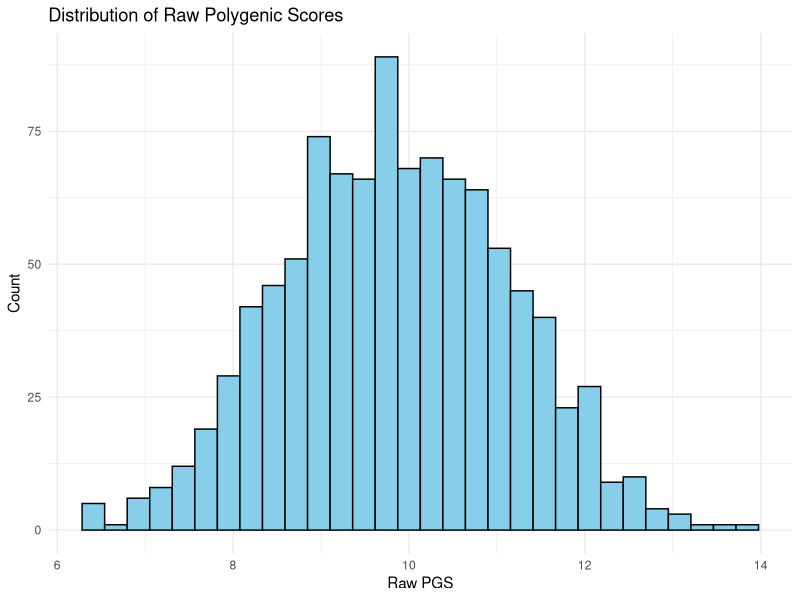
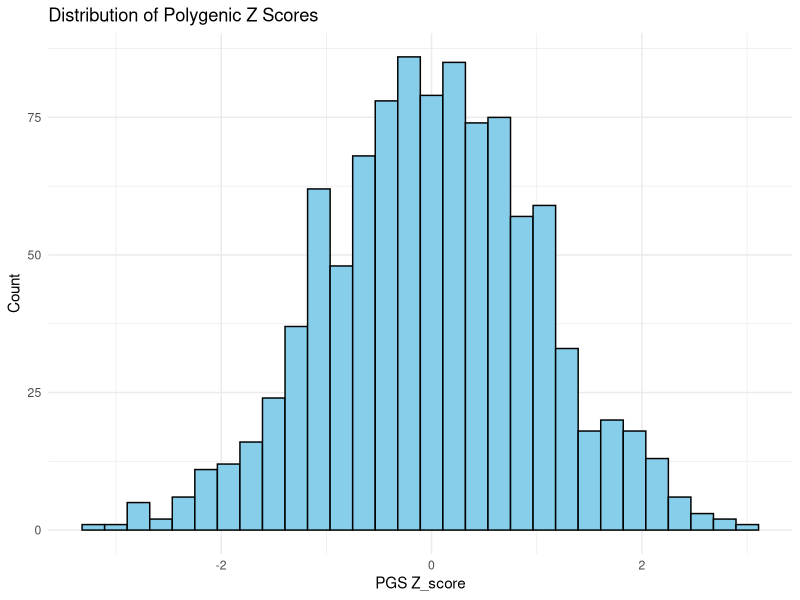
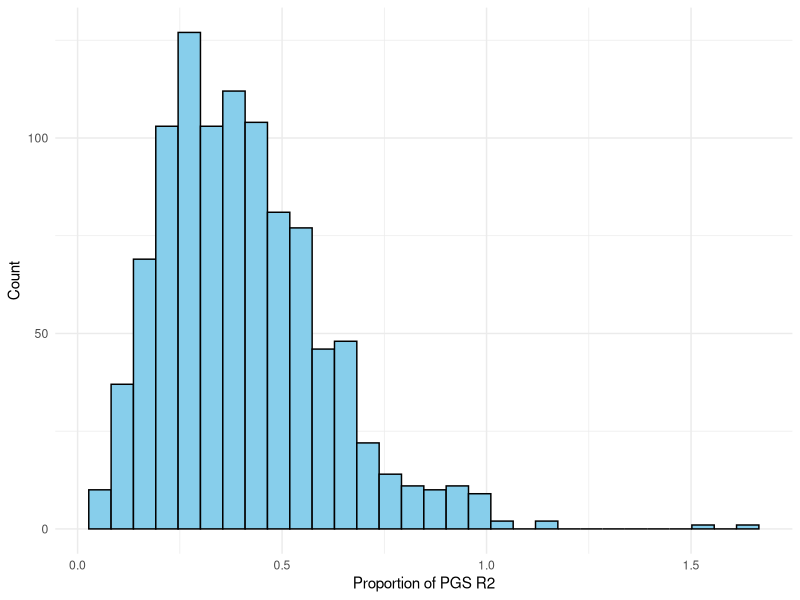
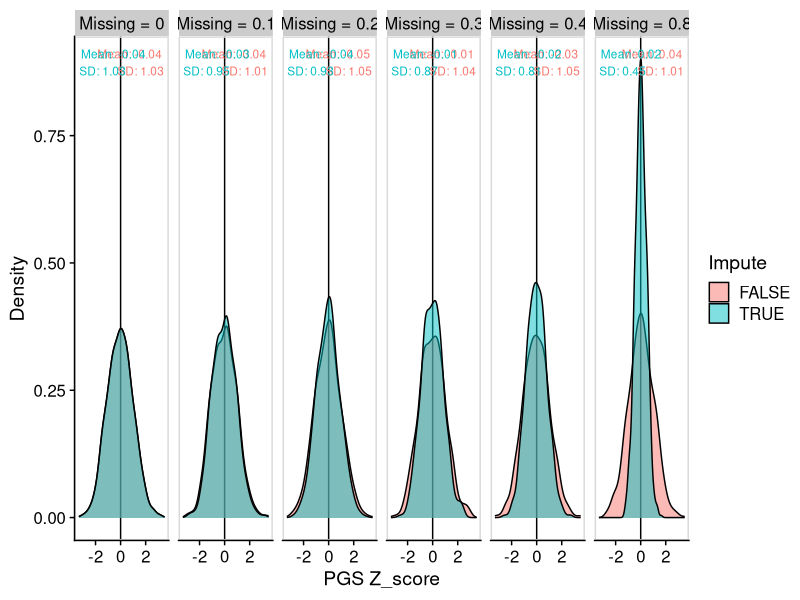
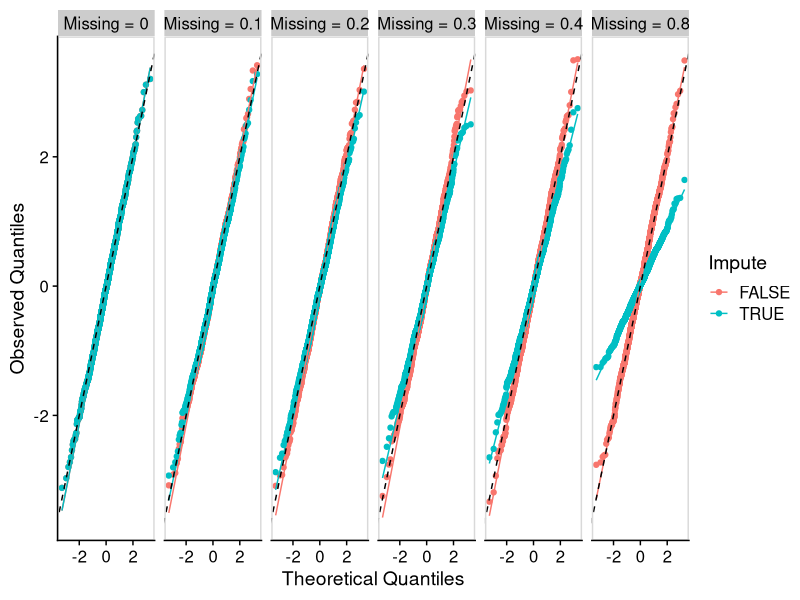

Write R code to recreate these figures, in order.
## ---- chunk 1
knitr::opts_chunk$set(eval = FALSE)
## ---- chunk 2
# Load necessary libraries
library(ggplot2)

# Set up parameters for simulation
set.seed(1)
num_individuals <- 1000
num_snps <- 1000
impute <- F

# 1. Generate SNP effects and reference allele frequencies
snp_effects <- data.frame(
  SNP = paste0("rs", 1:num_snps),
  effect_size = rnorm(num_snps, mean = 0.1, sd = 0.02)
)

# Reference population allele frequencies
ref_allele_freq <- data.frame(
  SNP = paste0("rs", 1:num_snps),
  ref_freq = runif(num_snps, 0.1, 0.9)
)

# 2. Generate Target Genotypes based on Reference Allele Frequencies
# Each individual's genotype is sampled from a binomial distribution with probability equal to ref_freq
# This will give genotypes with frequencies matching the reference population
target_genotypes <- data.frame(ID = 1:num_individuals)
for (snp in snp_effects$SNP) {
  ref_freq <- ref_allele_freq$ref_freq[ref_allele_freq$SNP == snp]
  target_genotypes[[snp]] <- rbinom(num_individuals, 2, ref_freq)  # Generates 0, 1, or 2 with matching frequency
}

# Introduce some missing data randomly (optional, if you want missingness to remain)
# Let's assume a 10% missing rate
for (snp in snp_effects$SNP) {
  missing_indices <- sample(1:num_individuals, size = round(0.9 * num_individuals))
  target_genotypes[missing_indices, snp] <- NA
}

if(impute){
  # Impute Missing Genotypes Using Reference Allele Frequency
  for (snp in snp_effects$SNP) {
    ref_freq <- ref_allele_freq$ref_freq[ref_allele_freq$SNP == snp]
    target_genotypes[[snp]][is.na(target_genotypes[[snp]])] <- round(2 * ref_freq)
  }
}

# 2. Calculate Population-Score Mean for each SNP
snp_effects$population_score <- 2 * ref_allele_freq$ref_freq * snp_effects$effect_size
population_mean_pgs <- sum(snp_effects$population_score)

# 3. Calculate Raw PGS for each individual
# Ensure genotypes are a matrix (num_individuals x num_snps)
# Rows are individuals, columns are SNPs
genotype_matrix <- as.matrix(target_genotypes[, snp_effects$SNP])
genotype_matrix[is.na(genotype_matrix)] <- 0

# Multiply the genotype matrix by the effect vector
raw_pgs_vector <- genotype_matrix %*% snp_effects$effect_size

pgs_data <- data.frame(ID = target_genotypes$ID, Raw_PGS = genotype_matrix %*% snp_effects$effect_size)

# 4. Adjust Population Standardization Based on Missing Variants
# Calculate individual-specific mean and standard deviation based on observed variants only
# Convert target genotypes to a matrix, excluding the first column (ID column)
genotype_matrix <- as.matrix(target_genotypes[, -1])

# Create a mask to identify observed SNPs (1 for observed, 0 for NA)
observed_mask <- !is.na(genotype_matrix)

# Replace NAs with 0 for easier calculation
genotype_matrix[is.na(genotype_matrix)] <- 0

# Calculate population mean for each SNP (this is a constant for each SNP across individuals)
population_means <- snp_effects$population_score

# Calculate population standard deviation per SNP based on allele frequencies and effect sizes
snp_variances <- 2 * ref_allele_freq$ref_freq * (1 - ref_allele_freq$ref_freq) * (snp_effects$effect_size^2)
snp_std_devs <- sqrt(snp_variances)

# Calculate observed population mean and standard deviation for each individual
# Expand population_means to match observed_mask dimensions
population_means_matrix <- matrix(population_means, nrow = nrow(observed_mask), ncol = ncol(observed_mask), byrow = TRUE)
# Expand snp_variances to match observed_mask dimensions
snp_variances_matrix <- matrix(snp_variances, nrow = nrow(observed_mask), ncol = ncol(observed_mask), byrow = TRUE)

observed_means <- rowSums(observed_mask * population_means_matrix)
observed_sds <- sqrt(rowSums(observed_mask * snp_variances_matrix))

# Calculate Zero-Centered Score and Z-score in a vectorized way
pgs_data$ZeroCenteredScore <- pgs_data$Raw_PGS - observed_means
pgs_data$Z_score <- pgs_data$ZeroCenteredScore / observed_sds

# 5. Estimate Overall R^2 based on GWAS Summary Statistics
# Sum variance explained by each SNP based on allele frequencies and effect sizes
total_r2 <- sum(2 * ref_allele_freq$ref_freq * (1 - ref_allele_freq$ref_freq) * 
                (snp_effects$effect_size^2))

# Precompute the constant part of the R² formula for each SNP
snp_r2_contrib <- 2 * ref_allele_freq$ref_freq * (1 - ref_allele_freq$ref_freq) * (snp_effects$effect_size^2)

# Convert target genotypes to a matrix, skipping the first column (ID column)
genotype_matrix <- as.matrix(target_genotypes[, -1])

# Create a mask matrix to identify observed SNPs (1 for observed, 0 for NA)
observed_mask <- !is.na(genotype_matrix)

# Replace NA values in the genotype matrix with 0 for calculations
genotype_matrix[is.na(genotype_matrix)] <- 0

# Calculate R² for each individual by summing observed SNP contributions
pgs_data$Individual_R2 <- rowSums(observed_mask * snp_r2_contrib)

# Plotting

# 1. Plot Raw PGS Distribution
ggplot(pgs_data, aes(x = Raw_PGS)) +
  geom_histogram(fill = "skyblue", color = "black") +
  labs(title = "Distribution of Raw Polygenic Scores",
       x = "Raw PGS",
       y = "Count") +
  theme_minimal()

# 2. Plot Zscore Distribution
ggplot(pgs_data, aes(x = Z_score)) +
  geom_histogram(fill = "skyblue", color = "black") +
  labs(title = "Distribution of Polygenic Z Scores",
       x = "PGS Z_score",
       y = "Count") +
  theme_minimal()

# 3. Plot Individual-Level R^2 Distribution
ggplot(pgs_data, aes(x = Individual_R2)) +
  geom_histogram(fill = "skyblue", color = "black") +
  labs(x = "Proportion of PGS R2",
       y = "Count") +
  theme_minimal()

## ---- chunk 3
# Function to simulate genotypes, polygenic scores, and perform optional imputation and standardization
simulate_genotypes_pgs <- function(num_individuals = 500, num_snps = 500, impute = FALSE, missing_rate = 0.1, seed = 1) {
  # Set up parameters for simulation
  set.seed(seed)
  
  # 1. Generate SNP effects and reference allele frequencies
  snp_effects <- data.frame(
    SNP = paste0("rs", 1:num_snps),
    effect_size = rnorm(num_snps, mean = 0.1, sd = 0.02)
  )
  
  # Reference population allele frequencies
  ref_allele_freq <- data.frame(
    SNP = paste0("rs", 1:num_snps),
    ref_freq = runif(num_snps, 0.1, 0.9)
  )
  
  # 2. Generate Target Genotypes based on Reference Allele Frequencies
  target_genotypes <- data.frame(ID = 1:num_individuals)
  for (snp in snp_effects$SNP) {
    ref_freq <- ref_allele_freq$ref_freq[ref_allele_freq$SNP == snp]
    target_genotypes[[snp]] <- rbinom(num_individuals, 2, ref_freq)
  }
  
  # Introduce missing data randomly
  for (snp in snp_effects$SNP) {
    missing_indices <- sample(1:num_individuals, size = round(missing_rate * num_individuals))
    target_genotypes[missing_indices, snp] <- NA
  }
  
  # Impute missing genotypes if specified
  if (impute) {
    for (snp in snp_effects$SNP) {
      ref_freq <- ref_allele_freq$ref_freq[ref_allele_freq$SNP == snp]
      target_genotypes[[snp]][is.na(target_genotypes[[snp]])] <- 2 * ref_freq
    }
  }
  
  # 3. Calculate Population-Score Mean for each SNP
  snp_effects$population_score <- 2 * ref_allele_freq$ref_freq * snp_effects$effect_size
  population_mean_pgs <- sum(snp_effects$population_score)
  
  # 4. Calculate Raw PGS for each individual
  genotype_matrix <- as.matrix(target_genotypes[, snp_effects$SNP])
  observed_mask <- !is.na(genotype_matrix)
  genotype_matrix[is.na(genotype_matrix)] <- 0
  raw_pgs_vector <- genotype_matrix %*% snp_effects$effect_size
  pgs_data <- data.frame(ID = target_genotypes$ID, Raw_PGS = raw_pgs_vector)
  
  # 5. Adjust Population Standardization Based on Missing Variants
  # Expand population_means and snp_variances as matrices to match observed_mask dimensions
  population_means <- snp_effects$population_score
  snp_variances <- 2 * ref_allele_freq$ref_freq * (1 - ref_allele_freq$ref_freq) * (snp_effects$effect_size^2)
  
  population_means_matrix <- matrix(population_means, nrow = nrow(observed_mask), ncol = ncol(observed_mask), byrow = TRUE)
  snp_variances_matrix <- matrix(snp_variances, nrow = nrow(observed_mask), ncol = ncol(observed_mask), byrow = TRUE)
  
  # Calculate observed means and standard deviations without unintended recycling
  observed_means <- rowSums(observed_mask * population_means_matrix)
  observed_sds <- sqrt(rowSums(observed_mask * snp_variances_matrix))
  
  # Calculate Zero-Centered Score and Z-score
  pgs_data$ZeroCenteredScore <- pgs_data$Raw_PGS - observed_means
  pgs_data$Z_score <- pgs_data$ZeroCenteredScore / observed_sds
  
  # 6. Estimate Overall R^2
  total_r2 <- sum(snp_variances)
  
  # Calculate individual R² values
  pgs_data$Individual_R2 <- rowSums(observed_mask * snp_variances_matrix)
  
  # Return the results
  list(
    snp_effects = snp_effects,
    ref_allele_freq = ref_allele_freq,
    target_genotypes = target_genotypes,
    pgs_data = pgs_data,
    total_r2 = total_r2
  )
}

pgs_z_all <- NULL
r2_all <- NULL
for(n_snp in c(100, 500)){
  for(missingness in c(0, 0.1, 0.2, 0.3, 0.4, 0.8)){
    for(imp in c(T, F)){
      tmp <- simulate_genotypes_pgs(
        impute = imp,
        num_individuals = 1000,
        num_snps = n_snp,
        missing_rate = missingness
      )
      tmp2 <- tmp$pgs_data
      tmp2$impute<-imp
      tmp2$missing_rate<-missingness
      tmp2$num_snps<-n_snp
      tmp2$total_r2<-tmp$total_r2
      pgs_z_all <- rbind(pgs_z_all, tmp2)
    }
  }
}

library(ggplot2)
library(cowplot)

pgs_z_all$missing_rate_lab <- paste0('Missing = ', pgs_z_all$missing_rate)
pgs_z_all$num_snps_lab <- paste0('N SNP = ', pgs_z_all$num_snps)

pgs_z_all$missing_rate_lab <- factor(pgs_z_all$missing_rate_lab, levels = unique(pgs_z_all$missing_rate_lab))
pgs_z_all$num_snps_lab <- factor(pgs_z_all$num_snps_lab, levels = unique(pgs_z_all$num_snps_lab))

###
# Show the mean and SD on the plot
###

# N SNP doesn't change anything, so just plot missing rate with NSNP 500
pgs_z_all_nsnp500 <- pgs_z_all[pgs_z_all$num_snps == 500,]

# Calculate mean and SD without dplyr
mean_z <- tapply(pgs_z_all_nsnp500$Z_score, 
                 list(pgs_z_all_nsnp500$impute, pgs_z_all_nsnp500$missing_rate_lab), 
                 mean, na.rm = TRUE)
sd_z <- tapply(pgs_z_all_nsnp500$Z_score, 
               list(pgs_z_all_nsnp500$impute, pgs_z_all_nsnp500$missing_rate_lab), 
               sd, na.rm = TRUE)

# Convert the results to a data frame for ggplot
mean_z_df <- as.data.frame(as.table(mean_z))
sd_z_df <- as.data.frame(as.table(sd_z))
mean_r2_df <- as.data.frame(as.table(mean_z))
colnames(mean_z_df) <- c("impute", "missing_rate_lab", "mean_z")
colnames(sd_z_df) <- c("impute", "missing_rate_lab", "sd_z")
stats <- merge(mean_z_df, sd_z_df, by = c("impute", "missing_rate_lab"))

# Plot with density and annotated mean/SD values
ggplot(pgs_z_all_nsnp500, aes(x = Z_score, fill = impute)) +
  geom_vline(xintercept = 0) +
  geom_density(alpha = 0.5, position = "identity") +
  labs(x = "PGS Z_score", y = "Density", fill = 'Impute', colour = 'Impute') +
  facet_grid(. ~ missing_rate_lab) +
  theme_half_open() +
  panel_border() +
  geom_text(
    data = stats,
    aes(
      x = ifelse(impute == "TRUE", -Inf, Inf),  # Place one group on left, other on right
      y = Inf, 
      label = paste0("Mean: ", round(mean_z, 2), "\nSD: ", round(sd_z, 2)),
      color = impute
    ),
    hjust = ifelse(stats$impute == "TRUE", -0.1, 1.1),  # Adjust horizontal justification
    vjust = 1.5, size = 3, inherit.aes = FALSE, show.legend = FALSE
  )

# Plot quantiles to see normality
ggplot(pgs_z_all_nsnp500, aes(sample = Z_score, color = impute)) +
  geom_qq() +
  geom_qq_line() +
  geom_abline(slope = 1, intercept = 0, linetype = "dashed", color = "black") +  # Add y = x line
  labs(x = "Theoretical Quantiles", y = "Observed Quantiles", color = 'Impute') +
  facet_grid(. ~ missing_rate_lab) +
  theme_half_open() +
  panel_border()

